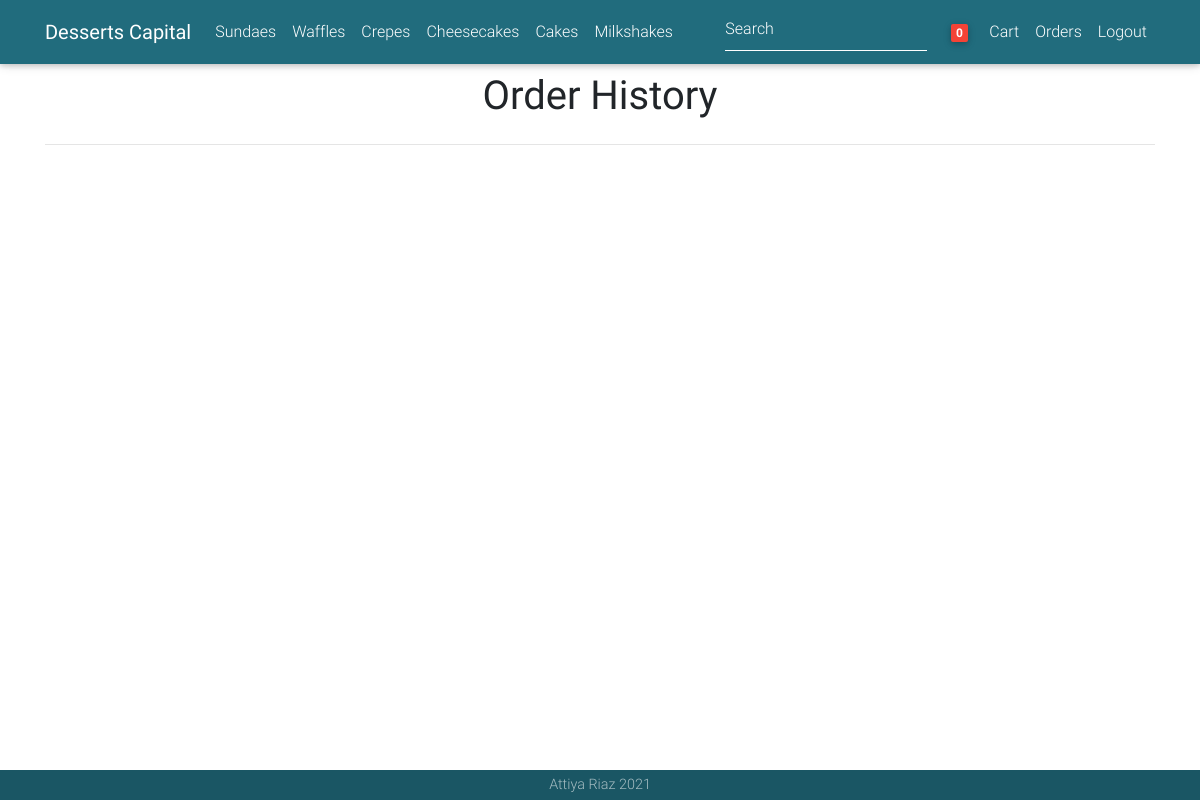
/order-history/ (signed in), run on an earlier commit of the app's database.
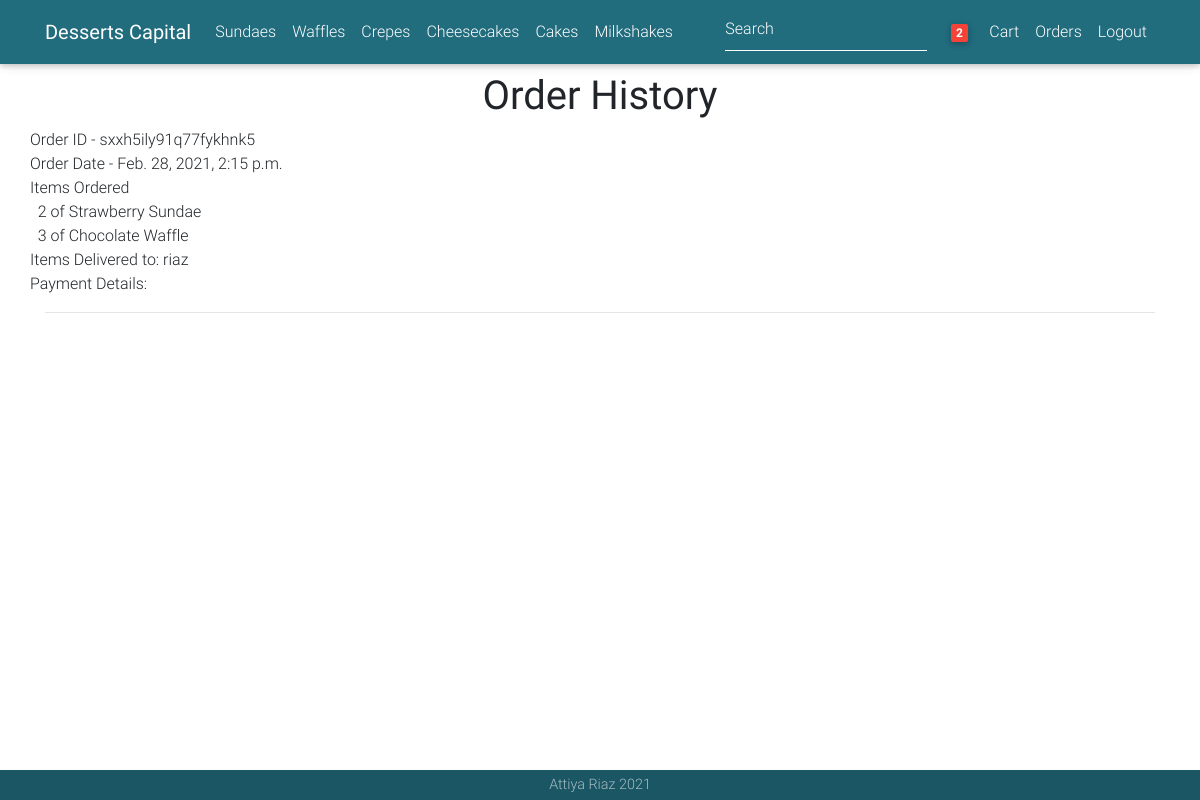
And on a later commit of the database.
### order/models.py (models this page shows, shortened)
class Order(models.Model):
    user = models.ForeignKey(User_Model, on_delete=models.CASCADE)
    orderid = models.CharField(max_length=20, blank=True, null=True)
    products = models.ManyToManyField(OrderProduct)
    ordered_date = models.DateTimeField()
    ordered = models.BooleanField(default=False)
    delivery_address = models.ForeignKey(Address, related_name='delivery_address', on_delete=models.CASCADE,
                                         blank=True, null=True)
    payment = models.ForeignKey(
        Payment, on_delete=models.CASCADE, blank=True, null=True)
    being_delivered = models.BooleanField(default=False)
    received = models.BooleanField(default=False)

class OrderProduct(models.Model):
    user = models.ForeignKey(User_Model, on_delete=models.CASCADE)
    ordered = models.BooleanField(default=False)
    product = models.ForeignKey(Product, on_delete=models.CASCADE)
    qty = models.IntegerField(default=1, blank=True, null=True)
    def __str__(self):
        return f"{self.qty} of {self.product.title}"

class Address(models.Model):
    user = models.ForeignKey(User_Model, on_delete=models.CASCADE)
    street_address = models.CharField(max_length=100, null=True, blank=True)
    apartment_address = models.CharField(max_length=100, null=True, blank=True)
    country = CountryField(multiple=False, blank=True, null=True)
    post_code = models.CharField(max_length=10, blank=True, null=True)
    default = models.BooleanField(default=False)
    class Meta:
        verbose_name_plural = 'Addresses'
    def __str__(self):
        return self.user.username

### products/models.py (models this page shows, shortened)
class Product(models.Model):
    title = models.CharField(max_length=100, blank=True, null=True)
    description = models.TextField(max_length=500, blank=True, null=True)
    image = models.ImageField()
    price = models.FloatField(default=0.00, blank=True, null=True)
    slug = models.SlugField(blank=True, null=True)
    category = models.CharField(choices=CATEGORY_CHOICES, max_length=2)

### order/views.py (the view)
# urls.py: path('order-history/', OrderHistory, name='order_history'),
def OrderHistory(request):
    orders = Order.objects.filter(user=request.user)
    return render(request, 'order_history.html', {'orders': orders})

### cart/templatetags/cart_tags.py (called while the page is built)
@register.filter
def cart_item_count(user):
    if user.is_authenticated:
        queryset = Order.objects.filter(user=user, ordered=False)
        if queryset.exists():
            return queryset[0].products.count()
    return 0

### order/templates/order_history.html (shortened to what this page needs)
{% extends "base.html" %}
{% load static %}
{% block content %}
    <div class="container">
      <h1 align="center"><b>Order History</b></h1>
      <div class="row">
        {% for order in orders %}
          {% if order.orderid %}
            Order ID - {{ order.orderid }}<br>
            Order Date - {{ order.ordered_date }}<br>
            Items Ordered<br>
                {% for product in order.products.all %}
                  &nbsp;&nbsp;{{ product }}<br>
        {% endfor %}
            Items Delivered to:
                {{ order.delivery_address }}<br>
            Payment Details:
          <br>
          {% endif %}
        {% endfor %}
      </div>
      <hr>
    </div>
{% endblock content %}

### templates/base.html (shortened to what this page needs)
{% load static %}
{% load cart_tags %}
<!DOCTYPE html>
<html lang="en">
<head>
   <link href="https://maxcdn.bootstrapcdn.com/font-awesome/4.2.0/css/font-awesome.min.css" rel="stylesheet">
  <link rel="stylesheet" href="https://use.pfontawesome.com/releases/v5.8.1/css/all.css">
  <link href="{% static 'css/bootstrap.min.css' %}" rel="stylesheet">
  <link href="{% static 'css/mdb.min.css' %}" rel="stylesheet">
  <link href="{% static 'css/style.min.css' %}" rel="stylesheet">
</head>
<nav class="navbar fixed-top navbar-expand-lg navbar-dark mdb-color lighten-3 scrolling-navbar">
    <div class="container">
      <a class="navbar-brand waves-effect" href="/">
        <strong class="white-text">Desserts Capital</strong>
      </a>
      <div class="collapse navbar-collapse" id="navbarSupportedContent">
      <div class="collapse navbar-collapse" id="basicExampleNav">
          <ul class="navbar-nav mr-auto">
            <li class="nav-item">
              <a class="nav-link" href="/category/SN">Sundaes</a>
            </li>
            <li class="nav-item">
              <a class="nav-link" href="/category/WF">Waffles</a>
            </li>
            <li class="nav-item">
              <a class="nav-link" href="/category/CP">Crepes</a>
            </li>
            <li class="nav-item">
              <a class="nav-link" href="/category/CK">Cheesecakes</a>
            </li>
            <li class="nav-item">
              <a class="nav-link" href="/category/CS">Cakes</a>
            </li>
              <li class="nav-item">
              <a class="nav-link" href="/category/MK">Milkshakes</a>
            </li>
            </ul>
          <form action="{% url 'search' %}" method="POST" class="form-inline">{% csrf_token %}
            <div class="md-form my-0">
              <input class="form-control mr-sm-2" type="text" name="search" placeholder="Search" aria-label="Search">
            </div>
          </form>
        </div>
        <ul class="navbar-nav nav-flex-icons">
          {% if request.user.is_authenticated %}
          <li class="nav-item">
            <a href="{% url 'order-summary' %}" class="nav-link waves-effect">
              <span class="badge red z-depth-1 mr-1"> {{ request.user|cart_item_count }} </span>
              <i class="fas fa-shopping-cart"></i>
              <span class="clearfix d-none d-sm-inline-block"> Cart </span>
            </a>
          </li>
            <li class="nav-item">
            <a class="nav-link waves-effect" href="{% url 'order_history' %}">
              <span class="clearfix d-none d-sm-inline-block"> Orders </span>
            </a>
          </li>
          <li class="nav-item">
            <a class="nav-link waves-effect" href="{% url 'account_logout' %}">
              <span class="clearfix d-none d-sm-inline-block"> Logout </span>
            </a>
          </li>
          {% endif %}
        </ul>
      </div>
    </div>
  </nav>
<body>
    <div class="mt-4 pt-5">
    </div>
    {% block content %}
    {% endblock content %}
<footer class="page-footer text-center font-small wow fadeIn mdb-color lighten-3 fixed-bottom" >
    <div class="footer-copyright py-1">Attiya Riaz 2021
    </div>
  </footer>
</body>
</html>

What changed in the data, as far as the page shows it:
now on this page (row edited): Order: orderid "sxxh5ily91q77fykhnk5", ordered_date "Feb. 28, 2021, 2:15 p.m.", delivery_address "riaz"
now on this page (row edited): OrderProduct: qty+product "2 of Strawberry Sundae"
added OrderProduct: qty+product "3 of Chocolate Waffle"
Also different on the page:
{{ request.user|cart_item_count }}: "0" → "2"
